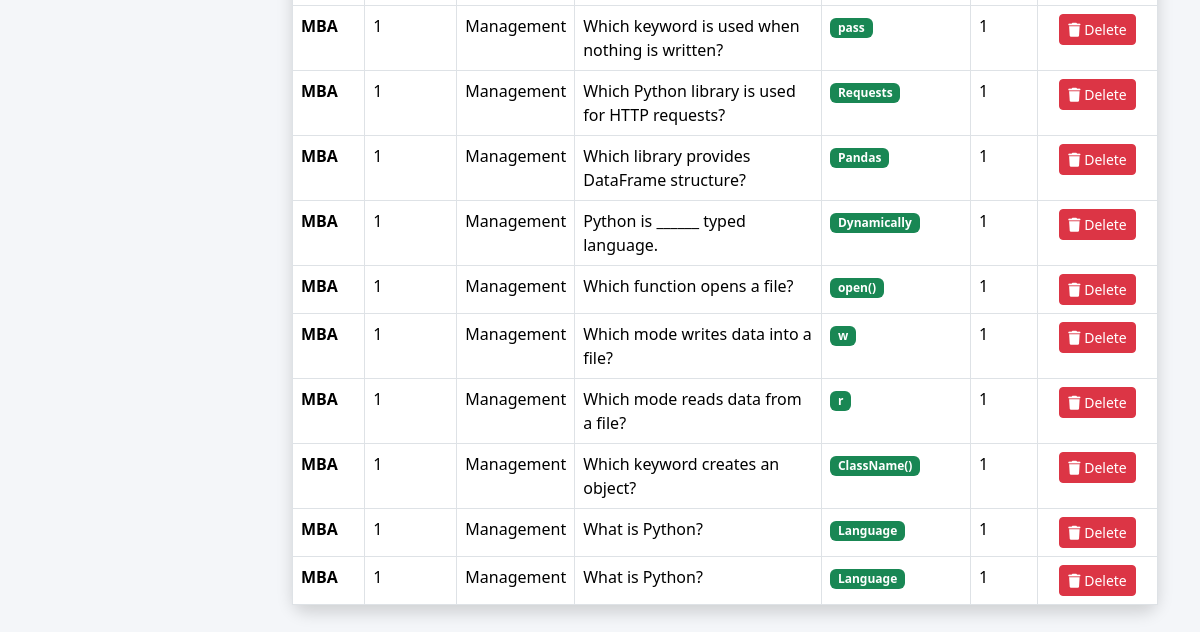
/view-questions/ (signed in, lower part), run on an earlier commit of the app's database.
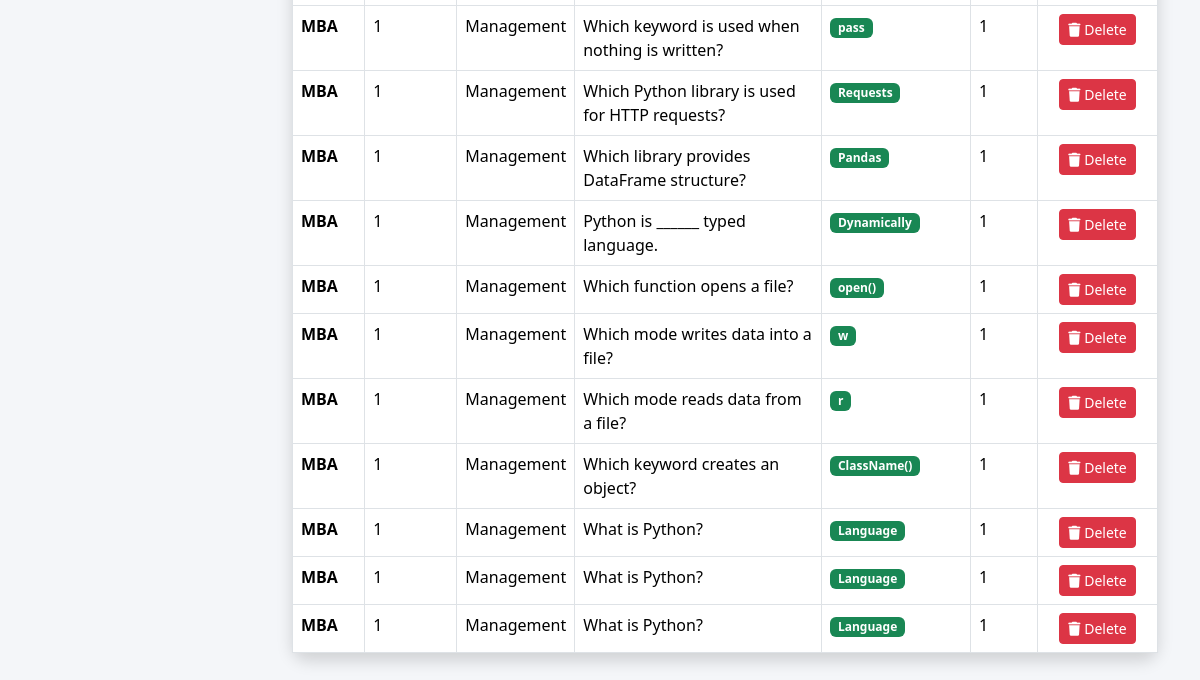
And on a later commit of the database.
### quiz/models.py (models this page shows, shortened)
class Question(models.Model):
    course = models.ForeignKey(
        Course,
        on_delete=models.CASCADE
    )
    subject = models.ForeignKey(
        Subject,
        on_delete=models.CASCADE
    )
    academic_year = models.CharField(
        max_length=20
    )
    uploaded_by = models.ForeignKey(
    User,
    on_delete=models.CASCADE,
    null=True
)
    semester = models.IntegerField()
    question_text = models.TextField()
    option1 = models.CharField(max_length=200)
    option2 = models.CharField(max_length=200)
    option3 = models.CharField(max_length=200)
    option4 = models.CharField(max_length=200)
    correct_answer = models.CharField(max_length=10)
    marks = models.IntegerField(default=1)

class Course(models.Model):
    name = models.CharField(
        max_length=100
    )

class Subject(models.Model):
    code = models.CharField(
        max_length=20,
        unique=True
    )
    name = models.CharField(
        max_length=100
    )
    course = models.ForeignKey(
        Course,
        on_delete=models.CASCADE
    )
    semester = models.IntegerField()

### quiz/views.py (the view)
@login_required
@user_passes_test(is_faculty)
def view_questions(request):
    questions = Question.objects.all().select_related(
        "course",
        "subject"
    )
    course_id = request.GET.get("course")
    semester = request.GET.get("semester")
    subject_id = request.GET.get("subject")
    search = request.GET.get("search")
    if course_id:
        questions = questions.filter(
            course_id=course_id
        )
    if semester:
        questions = questions.filter(
            semester=semester
        )
    if subject_id:
        questions = questions.filter(
            subject_id=subject_id
        )
    if search:
        questions = questions.filter(
            question_text__icontains=search
        )
    courses = Course.objects.all()
    subjects = Subject.objects.all()
    return render(
        request,
        "faculty/view_questions.html",
        {
            "questions": questions,
            "courses": courses,
            "subjects": subjects,
        }
    )

### quiz/views.py (called while the page is built)
def is_faculty(user):
    return user.is_authenticated and (
        user.is_faculty or user.is_superuser
    )

### quiz/templates/faculty/view_questions.html (shortened to what this page needs)
{% extends 'faculty/base_faculty.html' %}
{% block content %}
<div class="container mt-4">
    <div class="card shadow border-0">
        <div class="card-body p-0">
            <div class="table-responsive">
                <table class="table table-bordered table-hover mb-0">
                    <tbody>
                    {% for q in questions %}
                    <tr>
                        <td class="fw-bold">
                            {{ q.course.name }}
                        </td>
                        <td>
                            {{ q.semester }}
                        </td>
                        <td>
                            {{ q.subject.name }}
                        </td>
                        <td>
                            {{ q.question_text|truncatechars:70 }}
                        </td>
                        <td>
                            <span class="badge bg-success">
                                {{ q.correct_answer }}
                            </span>
                        </td>
                        <td>
                            {{ q.marks }}
                        </td>
                        <td class="text-center">
                            <form method="POST"
                                  action="{% url 'delete_question' q.id %}">
                                <button type="submit"
                                        class="btn btn-sm btn-danger"
                                        onclick="return confirm('Delete this question?');">
                                    <i class="fas fa-trash"></i>
                                    Delete
                                </button>
                            </form>
                        </td>
                    </tr>
                    {% endfor %}
                    </tbody>
                </table>
            </div>
        </div>
    </div>
</div>
{% endblock %}

What changed in the data, as far as the page shows it:
added Question: course.name "MBA", semester "1", subject.name "Management", question_text "What is Python?", correct_answer "Language", marks "1"
